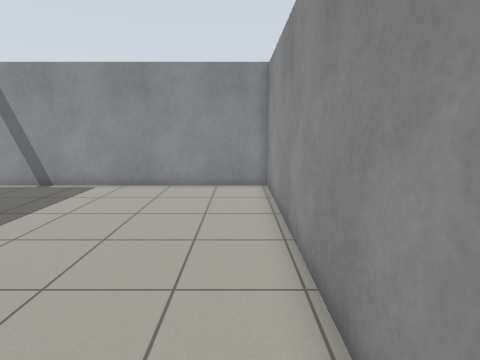
View 1 (above)

24 first-person views from a walk through a robot-simulator world made for Gazebo. The camera is 1.2 m above the floor, tilts 10° down and sees 80° across. The floor is counted in squares, 0.5 m on a side. Each view is taken from the middle of a square. On the plan, view 1 faces up. The plan holds only what a view shows up to about 18 squares ahead; the rest is blank. The place goes on beyond the plan.

View 2
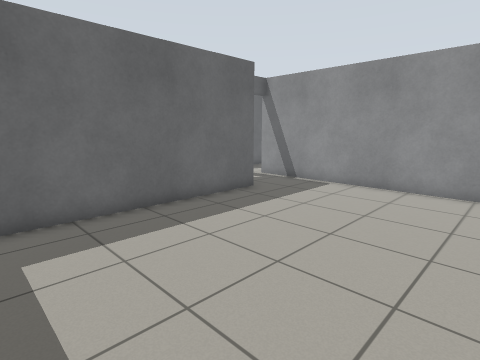

View 3
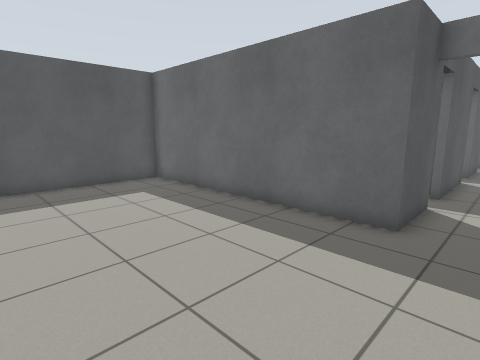

View 4
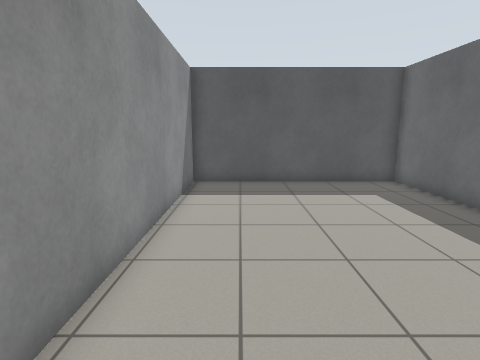

View 5
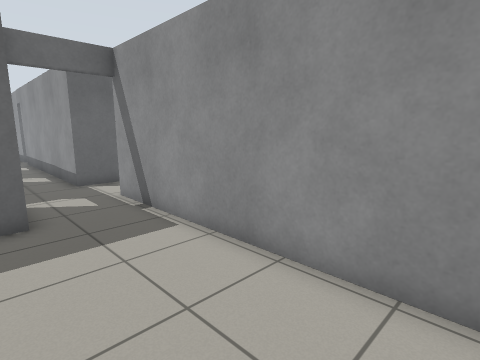

View 6
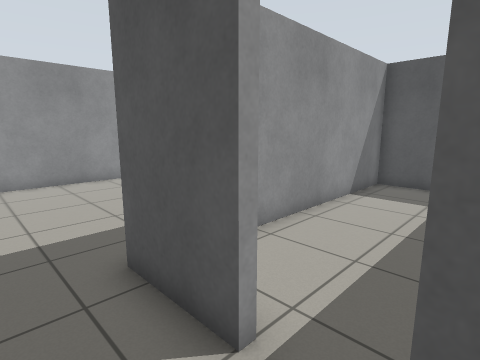

View 7
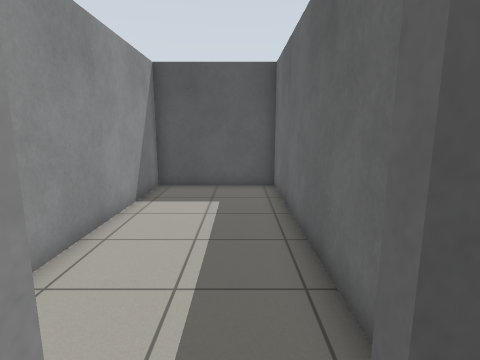

View 8
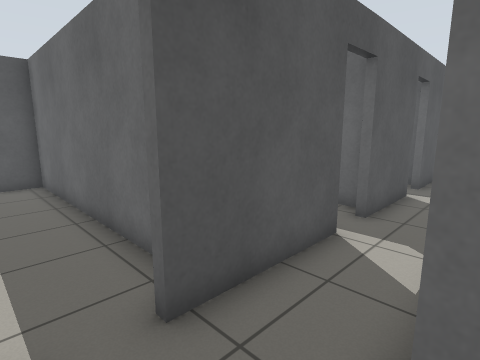

View 9
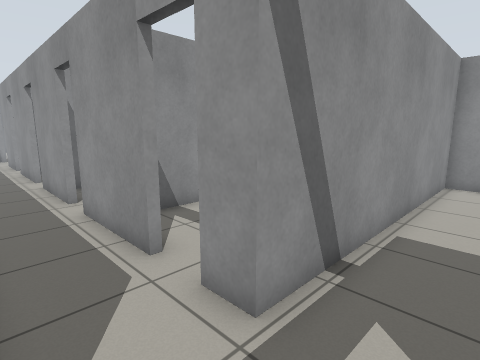

View 10
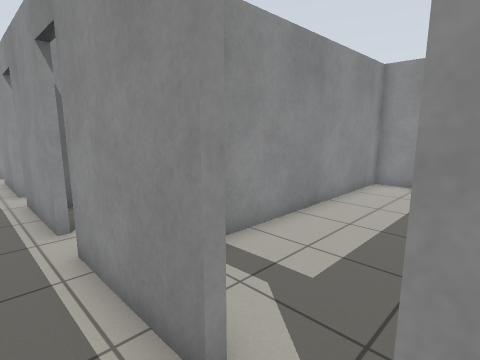

View 11
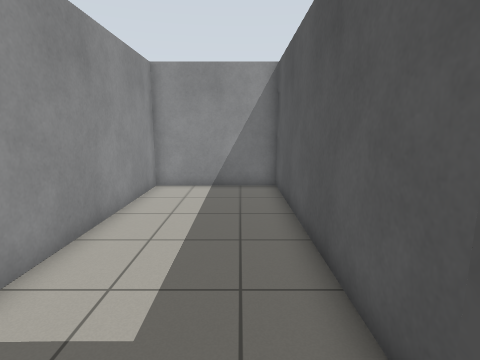

View 12
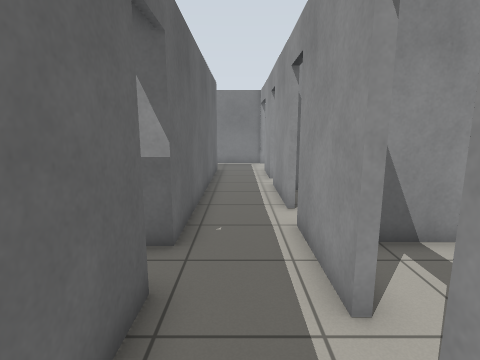

View 13
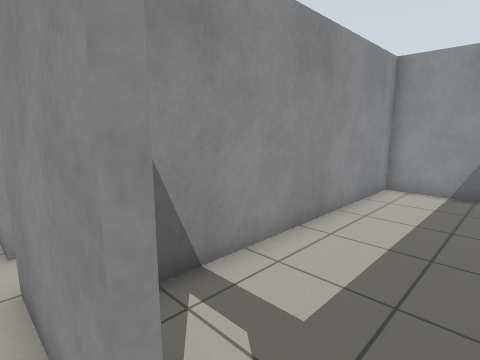

View 14
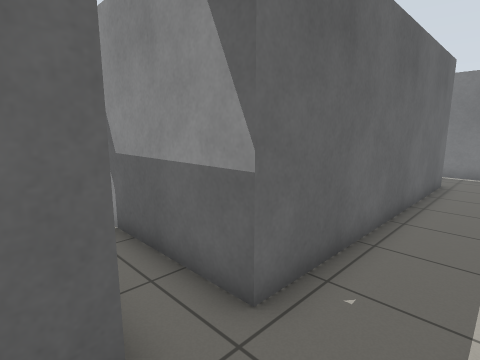

View 15
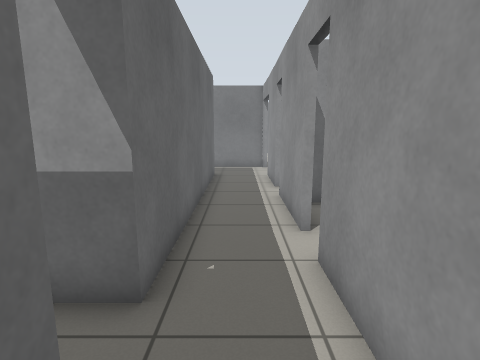

View 16
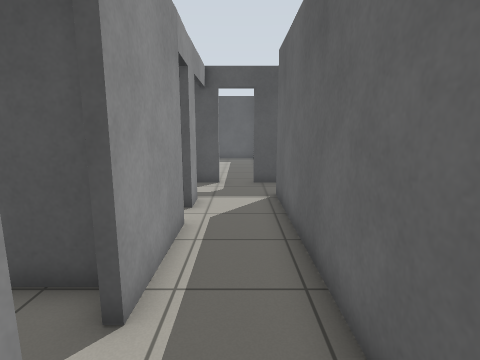

View 17
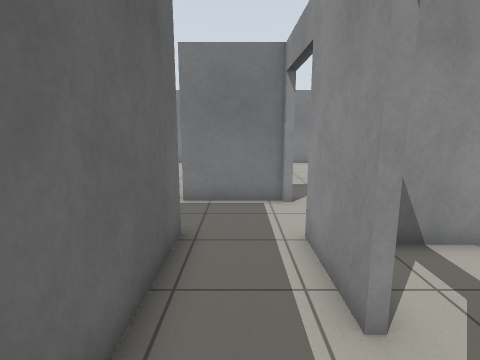

View 18
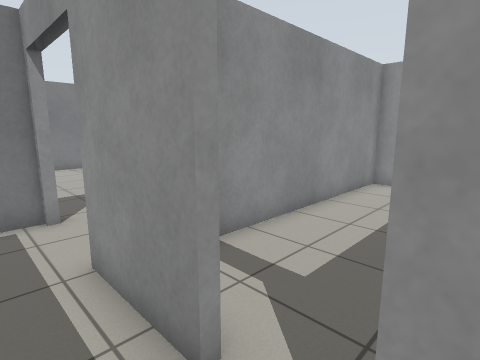

View 19
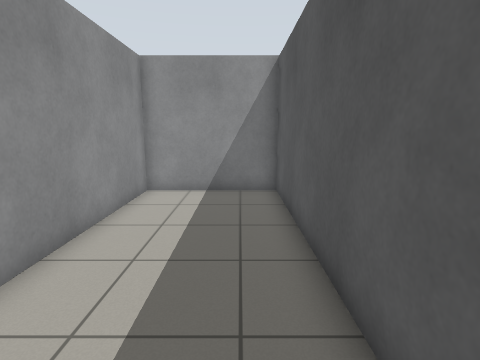

View 20
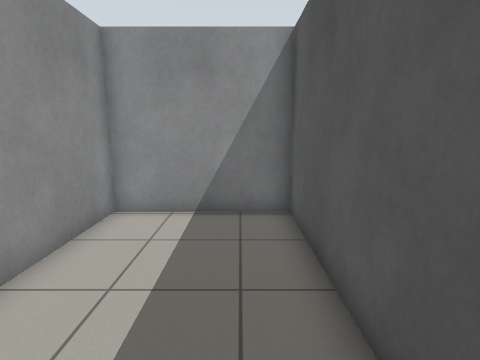

View 21
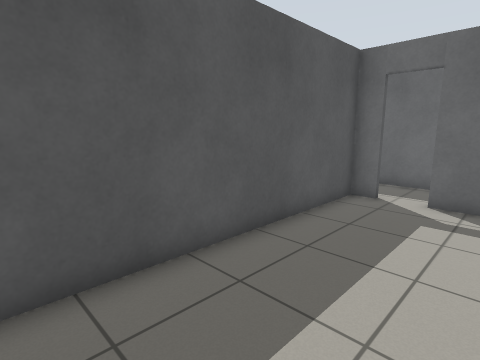

View 22
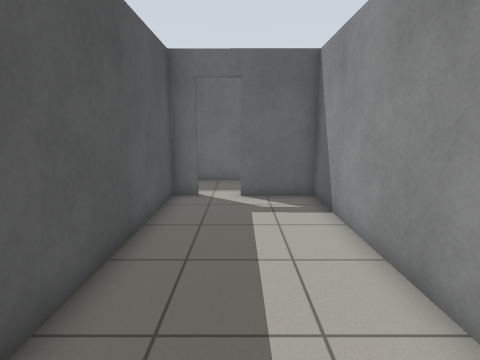

View 23
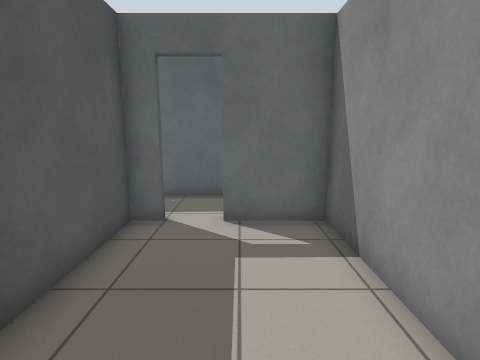

View 24
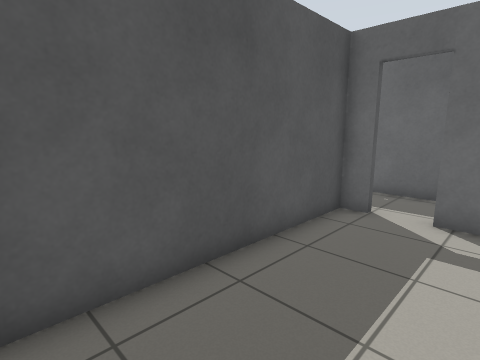

### Floor plan
Points are (right, up) in squares from view 1. A wall is a line through its corners. A room is listed if a view was taken in it or the views show most of it. See-through windows are left out.
Room 1 (views 1, 2, 3, 4, 5, 6, 7, 9)
walls: (-11.1, 9.1) (-8.2, 9.1) (-8.2, -2.2); (-13.4, 11.6) (-22.5, 11.6); (-8, -2.2) (1.2, -2.2) (1.2, 12.2) (-10.6, 12.2); (-17.2, 9.1) (-12.6, 9.1); (-22.6, 9.1) (-18.8, 9.1); (-26.5, 9.1) (-24.1, 9.1)
ways out: opening at (-11.5, 12.5) to room 2; opening at (-18, 9); opening at (-12, 9)
Room 2 (views 8, 10, 11, 12, 13, 14, 15)
walls: (-9.9, 17.9) (-8.4, 17.9); (-10.6, 20.2) (-10.6, 21.4); (-10.6, 14.9) (-10.6, 18.9); (-13.4, 20.9) (-13.4, 11.6); (-10.6, 12.2) (-10.6, 13.4); (1.2, 19.9) (1.2, 22.8) (-9.8, 22.8)
ways out: opening at (-11.5, 12.5) to room 1; opening at (-12, 21) to room 3; opening at (-10, 14) to room 7; gap at (-10, 19)
Room 3 (view 16)
walls: (-13.4, 22.6) (-18.1, 22.6); (-10.6, 21.4) (-10.6, 22.6)
ways out: opening at (-12, 21) to room 2; opening at (-12, 23.5) to room 4
Room 4 (views 17, 18)
walls: (-10.6, 31) (-10.6, 34.2); (-13.4, 34.5) (-13.4, 22.6); (-11.5, 37.6) (-14, 37.6); (-10.6, 25.5) (-10.6, 29.5); (-10.6, 22.6) (-10.6, 24)
ways out: opening at (-12, 23.5) to room 3; opening at (-10.5, 30) to room 5; opening at (-10.5, 25) to room 6; opening at (-13.5, 36); opening at (-10.5, 36)
Room 5 (views 19, 20, 21, 22)
walls: (-10.3, 28.5) (1.2, 28.5) (1.2, 33.7) (-10.3, 33.7) (-10.3, 31)
ways out: opening at (-10.5, 30) to room 4
Room 6 (views 23, 24)
walls: (-5.4, 28.3) (-10.3, 28.3) (-10.3, 25.5); (-10.3, 24) (-10.3, 23.1) (-2, 23.1)
ways out: opening at (-10.5, 25) to room 4
Room 7 (no view inside)
walls: (-10.1, 12.4) (1.2, 12.4) (1.2, 17.6) (-8.9, 17.6)
ways out: opening at (-10, 14) to room 2

Where each view was taken, in squares from view 1:
view 1: 0 up, 0 right, facing up
view 2: 0 up, 0 right, facing up-left
view 3: 11 up, 1 left, facing down-left
view 4: 11 up, 1 left, facing down
view 5: 8 up, 0 right, facing up-left
view 6: 11 up, 13 left, facing down-right
view 7: 10 up, 12 left, facing down
view 8: 12 up, 11 left, facing down-left
view 9: 10 up, 13 left, facing up-right
view 10: 13 up, 12 left, facing up-right
view 11: 14 up, 11 left, facing right
view 12: 17 up, 12 left, facing up
view 13: 19 up, 11 left, facing up-right
view 14: 20 up, 11 left, facing up-left
view 15: 19 up, 12 left, facing up
view 16: 22 up, 12 left, facing down
view 17: 28 up, 12 left, facing up
view 18: 29 up, 12 left, facing up-right
view 19: 30 up, 10 left, facing right
view 20: 30 up, 7 left, facing right
view 21: 33 up, 0 right, facing down-left
view 22: 31 up, 0 right, facing left
view 23: 26 up, 3 left, facing left
view 24: 27 up, 2 left, facing down-left
